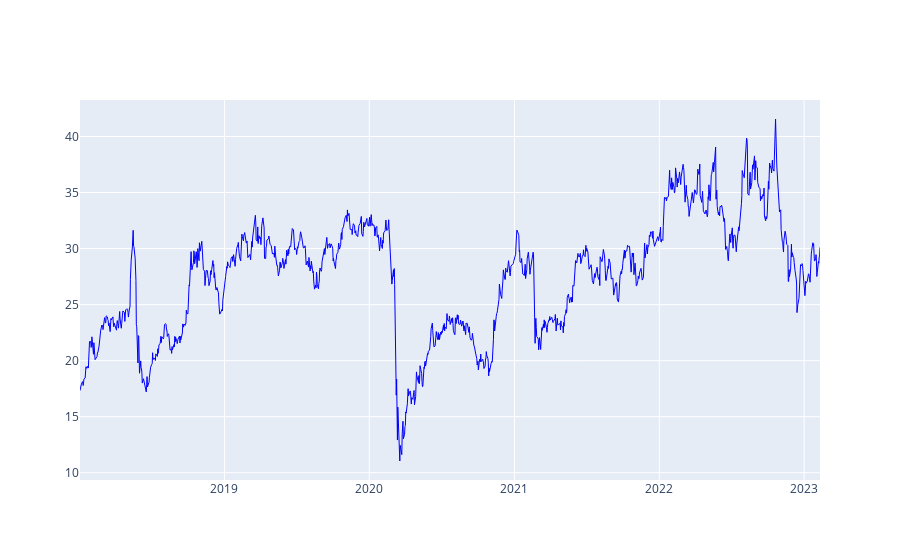

Notebook code for this chart:
### Code cell
#ticker ="PETR3.SA"


#df = yf.download(ticker)

#df = df["2020":]


base = pd.read_csv("fechamento.csv")

base = base.loc[base["ticker"]=="PETR3.SA"]

base = base.set_index("Date")

df = base["2018":]


fig = go.Figure()

fig.add_trace(
    go.Scatter(
        name="Ação",
        x=df.index,
        y=df["Close"],
        line=dict(color='blue', width=1))
)

### Figure 1 — Plotly figure (JSON) as saved in the notebook; plotly's stock layout.template omitted (floating-point values rounded to 4 significant figures; data arrays with more than 128 entries replaced by an {"elided": "..."} marker saying what was removed)
{"data": [{"line": {"color": "blue", "width": 1}, "name": "Ação", "type": "scatter", "x": {"elided": "1269 str values"}, "y": {"elided": "1269 float values"}}], "layout": {}}
